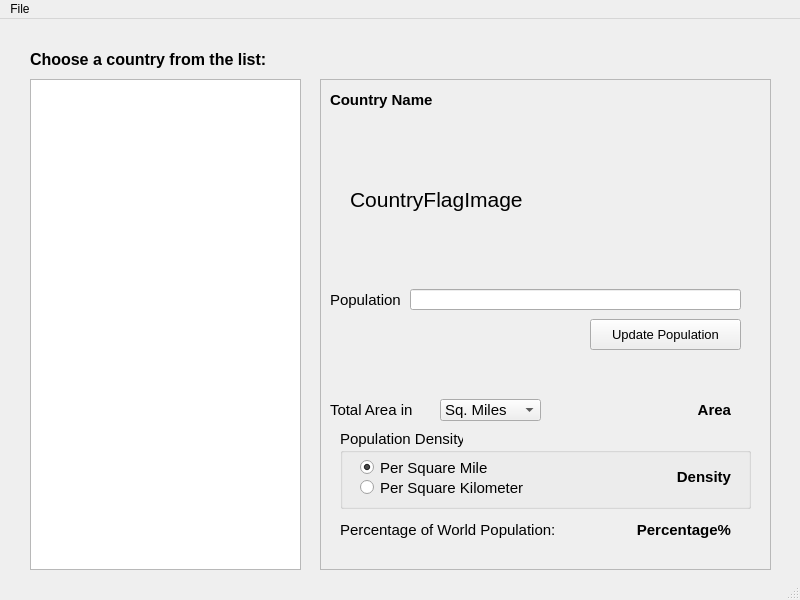
<?xml version="1.0" encoding="UTF-8"?>
<ui version="4.0">
 <class>MainWindow</class>
 <widget class="QMainWindow" name="MainWindow">
  <property name="geometry">
   <rect>
    <x>0</x>
    <y>0</y>
    <width>800</width>
    <height>600</height>
   </rect>
  </property>
  <property name="windowTitle">
   <string>Countries of the World</string>
  </property>
  <widget class="QWidget" name="centralwidget">
   <widget class="QListWidget" name="listWidgetCountries">
    <property name="geometry">
     <rect>
      <x>30</x>
      <y>60</y>
      <width>271</width>
      <height>491</height>
     </rect>
    </property>
    <property name="font">
     <font>
      <pointsize>12</pointsize>
     </font>
    </property>
   </widget>
   <widget class="QLabel" name="labelChooseCountry">
    <property name="geometry">
     <rect>
      <x>30</x>
      <y>30</y>
      <width>261</width>
      <height>21</height>
     </rect>
    </property>
    <property name="font">
     <font>
      <pointsize>12</pointsize>
      <weight>75</weight>
      <bold>true</bold>
     </font>
    </property>
    <property name="styleSheet">
     <string notr="true">font-weight: bold;</string>
    </property>
    <property name="text">
     <string>Choose a country from the list:</string>
    </property>
   </widget>
   <widget class="QFrame" name="frameCountryContent">
    <property name="enabled">
     <bool>true</bool>
    </property>
    <property name="geometry">
     <rect>
      <x>320</x>
      <y>60</y>
      <width>451</width>
      <height>491</height>
     </rect>
    </property>
    <property name="frameShape">
     <enum>QFrame::StyledPanel</enum>
    </property>
    <property name="frameShadow">
     <enum>QFrame::Raised</enum>
    </property>
    <widget class="QComboBox" name="comboBoxAreaUnits">
     <property name="geometry">
      <rect>
       <x>120</x>
       <y>320</y>
       <width>101</width>
       <height>22</height>
      </rect>
     </property>
     <property name="font">
      <font>
       <pointsize>11</pointsize>
      </font>
     </property>
     <item>
      <property name="text">
       <string>Sq. Miles</string>
      </property>
     </item>
     <item>
      <property name="text">
       <string>Sq. KMs</string>
      </property>
     </item>
    </widget>
    <widget class="QPushButton" name="pushButtonUpdatePopulation">
     <property name="geometry">
      <rect>
       <x>270</x>
       <y>240</y>
       <width>151</width>
       <height>31</height>
      </rect>
     </property>
     <property name="font">
      <font>
       <pointsize>10</pointsize>
      </font>
     </property>
     <property name="text">
      <string>Update Population</string>
     </property>
    </widget>
    <widget class="QLineEdit" name="lineEditPopulationNum">
     <property name="geometry">
      <rect>
       <x>90</x>
       <y>210</y>
       <width>331</width>
       <height>21</height>
      </rect>
     </property>
     <property name="font">
      <font>
       <pointsize>11</pointsize>
      </font>
     </property>
     <property name="text">
      <string/>
     </property>
    </widget>
    <widget class="QLabel" name="labelPopulation">
     <property name="geometry">
      <rect>
       <x>10</x>
       <y>210</y>
       <width>71</width>
       <height>21</height>
      </rect>
     </property>
     <property name="font">
      <font>
       <pointsize>11</pointsize>
      </font>
     </property>
     <property name="text">
      <string>Population:</string>
     </property>
    </widget>
    <widget class="QGroupBox" name="groupBoxPopulationDensity">
     <property name="geometry">
      <rect>
       <x>20</x>
       <y>350</y>
       <width>411</width>
       <height>80</height>
      </rect>
     </property>
     <property name="font">
      <font>
       <pointsize>11</pointsize>
      </font>
     </property>
     <property name="acceptDrops">
      <bool>false</bool>
     </property>
     <property name="autoFillBackground">
      <bool>false</bool>
     </property>
     <property name="title">
      <string>Population Density</string>
     </property>
     <widget class="QRadioButton" name="radioButtonSquareMile">
      <property name="geometry">
       <rect>
        <x>20</x>
        <y>30</y>
        <width>171</width>
        <height>17</height>
       </rect>
      </property>
      <property name="font">
       <font>
        <pointsize>11</pointsize>
       </font>
      </property>
      <property name="text">
       <string>Per Square Mile</string>
      </property>
      <property name="checked">
       <bool>true</bool>
      </property>
     </widget>
     <widget class="QRadioButton" name="radioButtonSquareKilometer">
      <property name="geometry">
       <rect>
        <x>20</x>
        <y>50</y>
        <width>171</width>
        <height>17</height>
       </rect>
      </property>
      <property name="font">
       <font>
        <pointsize>11</pointsize>
       </font>
      </property>
      <property name="text">
       <string>Per Square Kilometer</string>
      </property>
     </widget>
     <widget class="QLabel" name="labelDensityNum">
      <property name="geometry">
       <rect>
        <x>300</x>
        <y>40</y>
        <width>91</width>
        <height>16</height>
       </rect>
      </property>
      <property name="font">
       <font>
        <pointsize>11</pointsize>
        <weight>75</weight>
        <bold>true</bold>
       </font>
      </property>
      <property name="styleSheet">
       <string notr="true">font-weight: bold;</string>
      </property>
      <property name="text">
       <string>Density</string>
      </property>
      <property name="alignment">
       <set>Qt::AlignRight|Qt::AlignTrailing|Qt::AlignVCenter</set>
      </property>
     </widget>
    </widget>
    <widget class="QLabel" name="labelTotalAreaIn">
     <property name="geometry">
      <rect>
       <x>10</x>
       <y>320</y>
       <width>101</width>
       <height>21</height>
      </rect>
     </property>
     <property name="font">
      <font>
       <pointsize>11</pointsize>
      </font>
     </property>
     <property name="text">
      <string>Total Area in</string>
     </property>
    </widget>
    <widget class="QLabel" name="labelPopulationPercentage">
     <property name="geometry">
      <rect>
       <x>20</x>
       <y>440</y>
       <width>221</width>
       <height>21</height>
      </rect>
     </property>
     <property name="font">
      <font>
       <pointsize>11</pointsize>
      </font>
     </property>
     <property name="text">
      <string>Percentage of World Population:</string>
     </property>
    </widget>
    <widget class="QLabel" name="labelCountryName">
     <property name="geometry">
      <rect>
       <x>10</x>
       <y>10</y>
       <width>431</width>
       <height>21</height>
      </rect>
     </property>
     <property name="font">
      <font>
       <pointsize>11</pointsize>
       <weight>75</weight>
       <bold>true</bold>
      </font>
     </property>
     <property name="styleSheet">
      <string notr="true">font-weight: bold;</string>
     </property>
     <property name="text">
      <string>Country Name</string>
     </property>
    </widget>
    <widget class="QLabel" name="labelPercentageNum">
     <property name="geometry">
      <rect>
       <x>240</x>
       <y>440</y>
       <width>171</width>
       <height>21</height>
      </rect>
     </property>
     <property name="font">
      <font>
       <pointsize>11</pointsize>
       <weight>75</weight>
       <bold>true</bold>
      </font>
     </property>
     <property name="layoutDirection">
      <enum>Qt::LeftToRight</enum>
     </property>
     <property name="styleSheet">
      <string notr="true">font-weight: bold;</string>
     </property>
     <property name="text">
      <string>Percentage%</string>
     </property>
     <property name="alignment">
      <set>Qt::AlignRight|Qt::AlignTrailing|Qt::AlignVCenter</set>
     </property>
    </widget>
    <widget class="QLabel" name="labelAreaNum">
     <property name="geometry">
      <rect>
       <x>230</x>
       <y>320</y>
       <width>181</width>
       <height>21</height>
      </rect>
     </property>
     <property name="font">
      <font>
       <pointsize>11</pointsize>
       <weight>75</weight>
       <bold>true</bold>
      </font>
     </property>
     <property name="styleSheet">
      <string notr="true">font-weight: bold;</string>
     </property>
     <property name="text">
      <string>Area</string>
     </property>
     <property name="alignment">
      <set>Qt::AlignRight|Qt::AlignTrailing|Qt::AlignVCenter</set>
     </property>
    </widget>
    <widget class="QLabel" name="labelCountryFlagImage">
     <property name="geometry">
      <rect>
       <x>30</x>
       <y>50</y>
       <width>401</width>
       <height>141</height>
      </rect>
     </property>
     <property name="font">
      <font>
       <pointsize>16</pointsize>
      </font>
     </property>
     <property name="text">
      <string>CountryFlagImage</string>
     </property>
    </widget>
   </widget>
  </widget>
  <widget class="QMenuBar" name="menubar">
   <property name="geometry">
    <rect>
     <x>0</x>
     <y>0</y>
     <width>800</width>
     <height>21</height>
    </rect>
   </property>
   <widget class="QMenu" name="menuFIle">
    <property name="title">
     <string>File</string>
    </property>
    <addaction name="actionLoad_Countries"/>
    <addaction name="actionSave_To_File"/>
    <addaction name="separator"/>
    <addaction name="actionExit"/>
   </widget>
   <addaction name="menuFIle"/>
  </widget>
  <widget class="QStatusBar" name="statusbar"/>
  <action name="actionLoad_Countries">
   <property name="text">
    <string>Load Countries</string>
   </property>
  </action>
  <action name="actionSave_To_File">
   <property name="enabled">
    <bool>true</bool>
   </property>
   <property name="text">
    <string>Save To File</string>
   </property>
  </action>
  <action name="actionExit">
   <property name="text">
    <string>Exit</string>
   </property>
  </action>
 </widget>
 <resources/>
 <connections/>
</ui>
